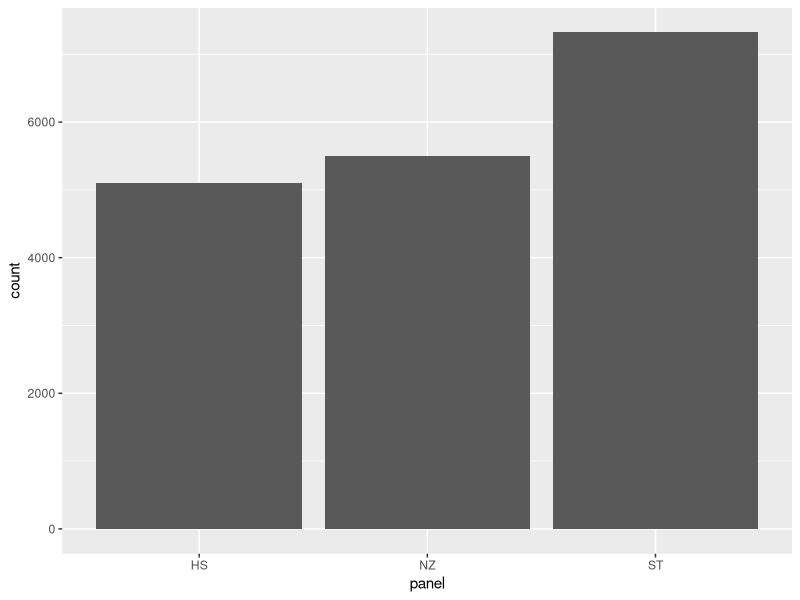
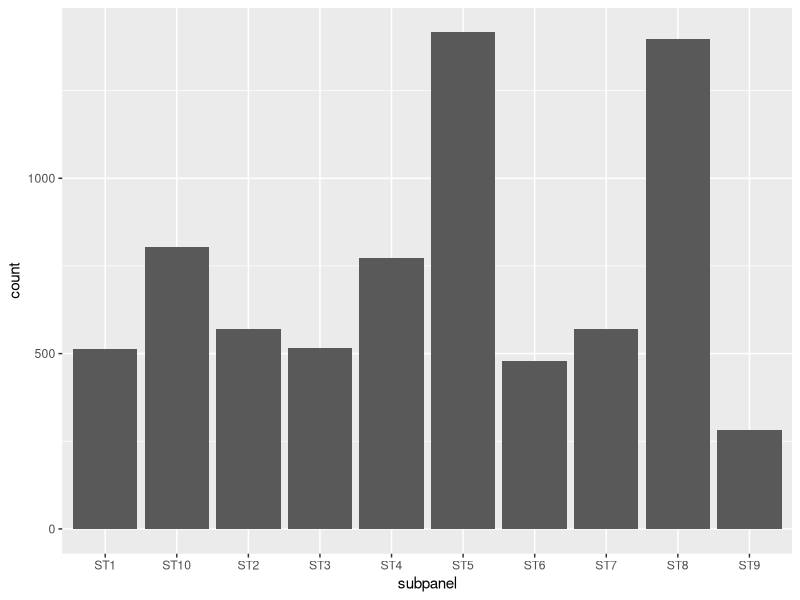
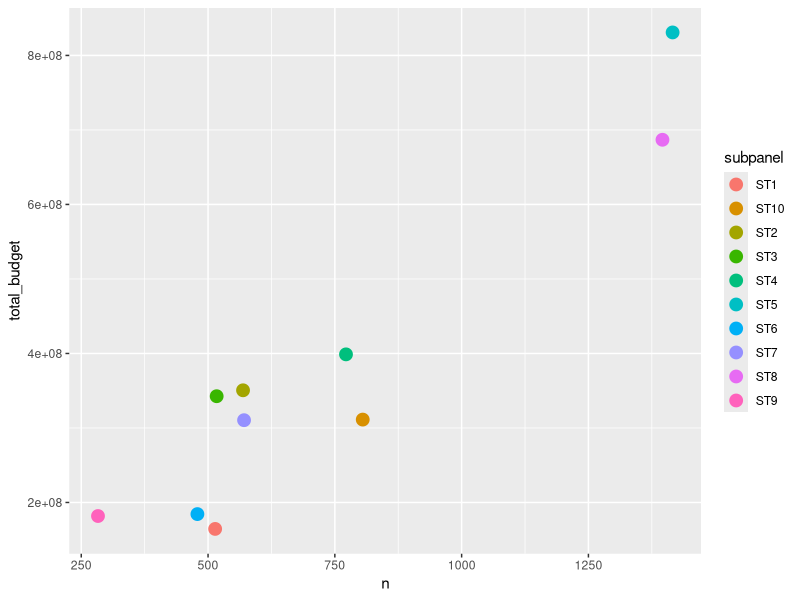
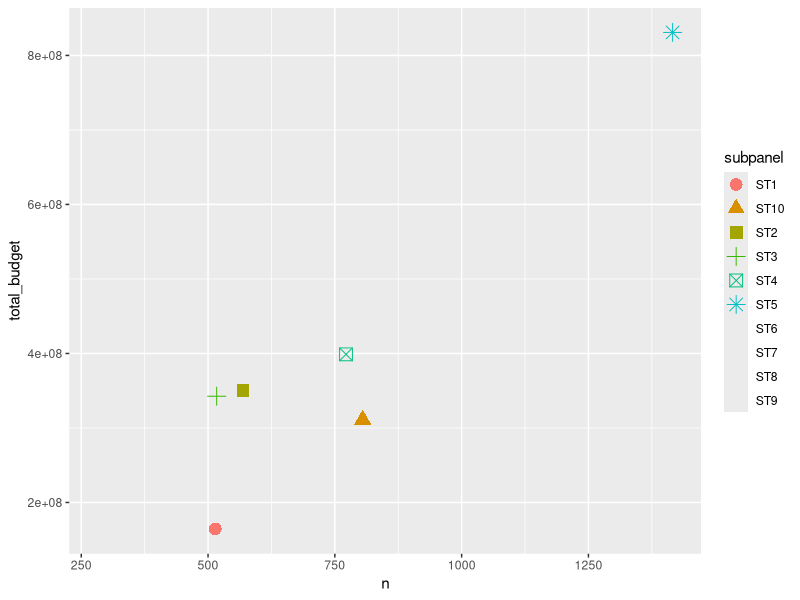
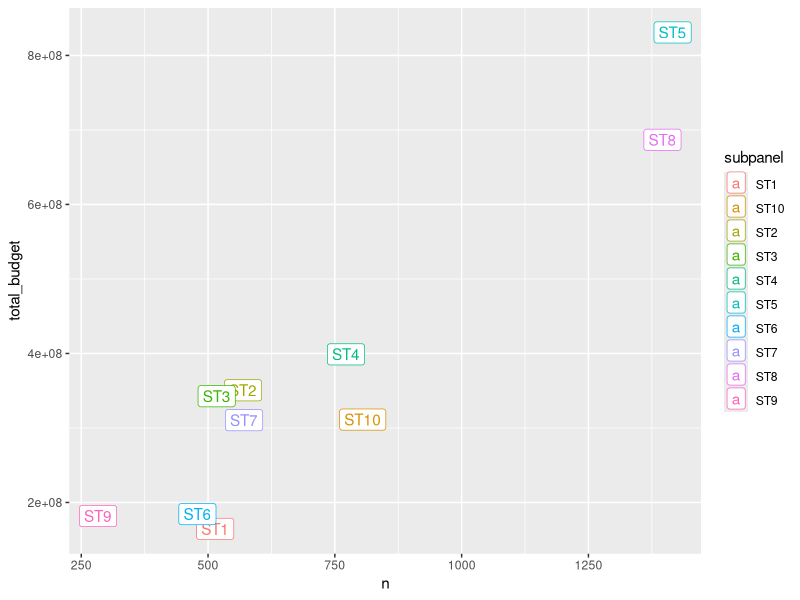
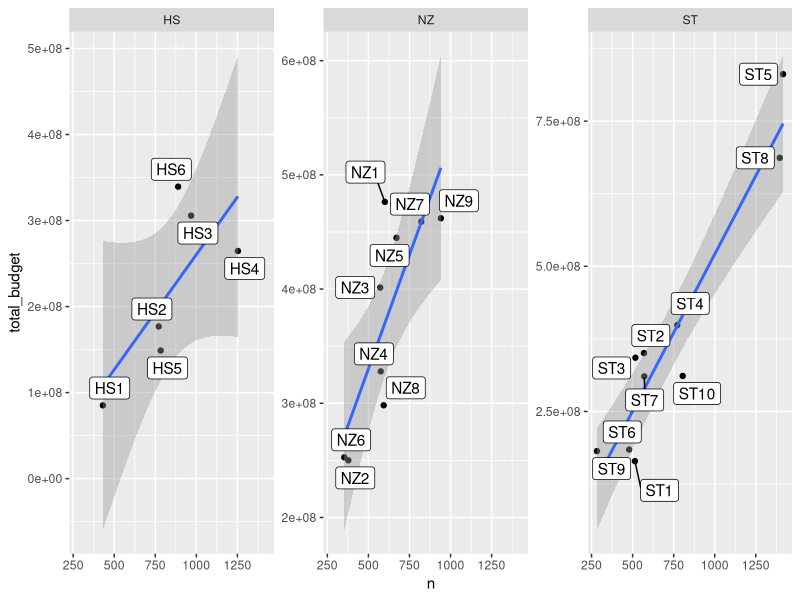
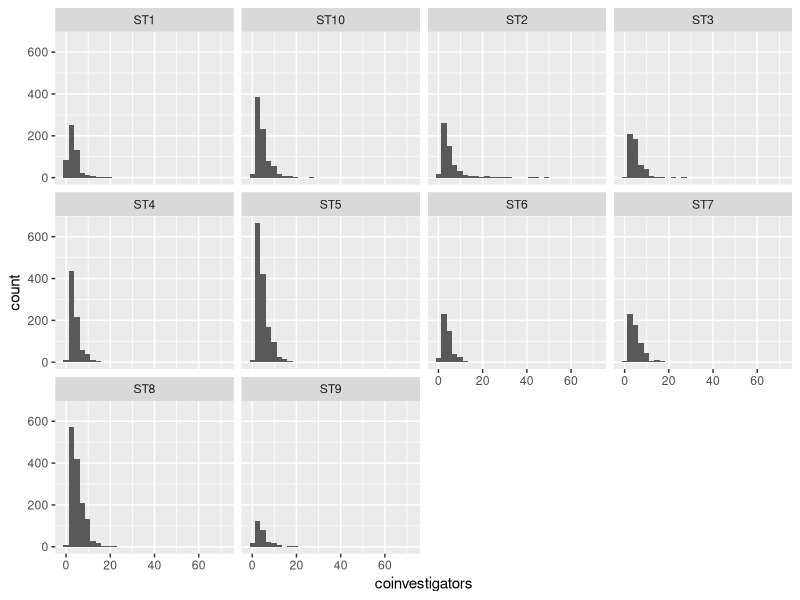
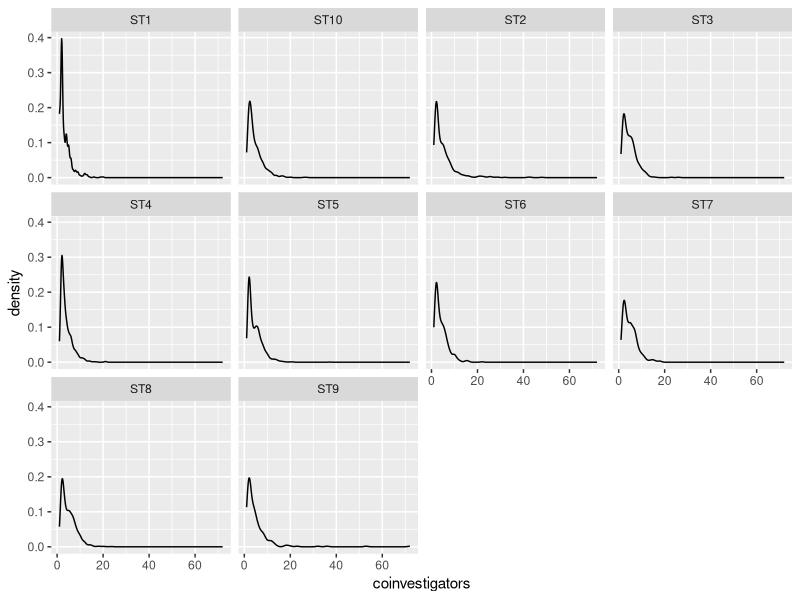

The R source for these figures, in order:
library(ggplot2)
library(dplyr)

dane <- read.csv("./data/ncn_grants.csv")

ggplot(data = dane, mapping = aes(x = panel)) +
  geom_bar()

filter(dane, panel == "ST") %>% 
  ggplot(aes(x = subpanel)) +
  geom_bar()

filter(dane, panel == "ST") %>% 
  group_by(subpanel) %>% 
  summarise(n = length(budget),
            total_budget = sum(budget)) %>% 
  ggplot(aes(x = n, y = total_budget, 
             color = subpanel)) +
  geom_point(size = 4)

filter(dane, panel == "ST") %>% 
  group_by(subpanel) %>% 
  summarise(n = length(budget),
            total_budget = sum(budget)) %>% 
  ggplot(aes(x = n, y = total_budget, 
             color = subpanel, shape = subpanel)) +
  geom_point(size = 4)

filter(dane, panel == "ST") %>% 
  group_by(subpanel) %>% 
  summarise(n = length(budget),
            total_budget = sum(budget)) %>% 
  ggplot(aes(x = n, y = total_budget, 
             color = subpanel, label = subpanel)) +
  geom_label()

library(ggrepel)

group_by(dane, panel, subpanel) %>% 
  summarise(n = length(budget),
            total_budget = sum(budget)) %>% 
  ggplot(aes(x = n, y = total_budget, 
             label = subpanel)) +
  geom_point() +
  geom_smooth(method = "lm") +
  geom_label_repel() +
  facet_wrap(~ panel, scales = "free_y")

filter(dane, panel == "ST") %>% 
  ggplot(aes(x = coinvestigators)) +
  geom_histogram() +
  facet_wrap(~ subpanel)

filter(dane, panel == "ST") %>% 
  ggplot(aes(x = coinvestigators)) +
  geom_density() +
  facet_wrap(~ subpanel)

filter(dane, panel == "ST") %>% 
  ggplot(aes(x = subpanel, y = coinvestigators)) +
  geom_boxplot()

filter(dane, panel == "ST") %>% 
  ggplot(aes(x = subpanel, y = budget)) +
  geom_boxplot()

filter(dane, panel == "ST") %>% 
  ggplot(aes(x = subpanel, y = budget)) +
  geom_boxplot() +
  geom_violin(fill = NA)

p <- ggplot(dane, aes(x = subpanel, y = budget)) +
  geom_boxplot(outlier.color = NA) +
  geom_violin(fill = NA) +
  facet_wrap(~ panel, ncol = 1, scales = "free_x")

p + ggtitle("Genialny obrazek Michała")

png("nazwa.png", width = 600, height = 1000)
print(p)
dev.off()

# bmp, jpeg

pdf(file = "nazwa.pdf", width = 5, height = 8)
print(p)
dev.off()

# cairo_pdf, cairo_ps, svglite
# ggsave()

ggplot(dane, aes(x = panel, label = panel)) +
  geom_bar() +
  geom_label(stat = "count")


ggplot(dane, aes(x = panel, label = ..count..)) +
  geom_bar() +
  geom_label(stat = "count")

filter(dane, subpanel %in% c("NZ2", "NZ8",
                             "ST1", "ST6")) %>% 
  ggplot(aes(x = panel, fill = subpanel,
             label = ..count..)) +
  geom_bar(position = "dodge")

bp <- filter(dane, subpanel %in% c("NZ2", "NZ8",
                             "ST1", "ST6")) %>% 
  ggplot(aes(x = panel, fill = subpanel,
             label = ..count.., color = subpanel)) +
  geom_bar(position = position_dodge(width = 1)) +
  geom_label(stat = "count", 
             position = position_dodge(width = 1),
             fill = "white", vjust = 1, 
             show.legend = FALSE)

bp + 
  scale_x_discrete("Panel NCN") +
  scale_y_continuous("Liczba projektów") +
  scale_fill_manual("Subpanel", values = grey(1L:4/6)) +
  scale_color_manual("Subpanel", values = grey(1L:4/6)) +
  theme_bw() +
  theme(legend.position = "bottom")

dane_4 <- filter(dane, subpanel %in% c("NZ2", "NZ8",
                             "ST1", "ST6")) %>% 
  group_by(panel, subpanel) %>% 
  summarise(n = length(panel)) %>% 
  arrange(desc(n))

bar_colors <- setNames(grey(0L:3/5), 
                       as.character(dane_4$subpanel))

p <- ggplot(dane_4, aes(x = panel, fill = subpanel, y = n)) +
  geom_bar(stat = "identity", position = "dodge") +
  scale_fill_manual(values = bar_colors)  +
  theme_bw() +
  theme(legend.position = "bottom")

p + coord_flip()
ggplot(dane, aes(x = duration, y = coinvestigators)) +
  geom_point() +
  coord_equal()
